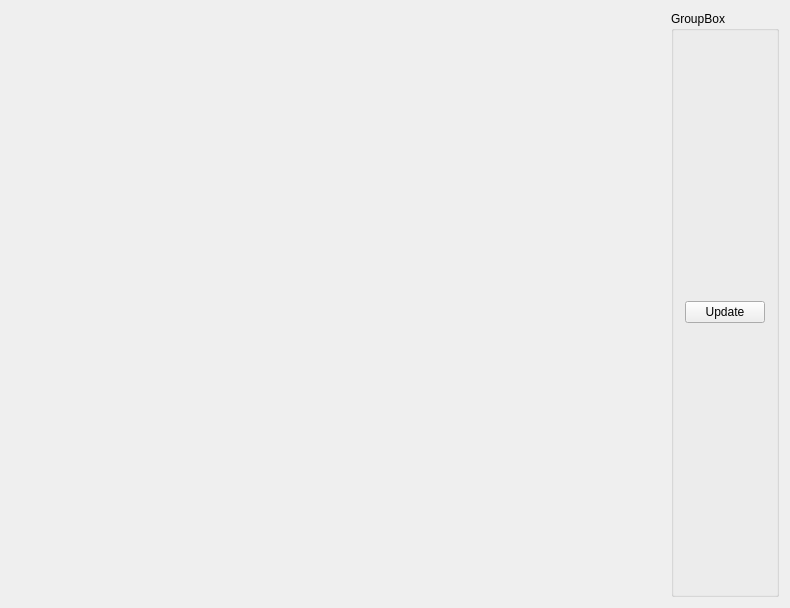
<?xml version="1.0" encoding="UTF-8"?>
<ui version="4.0">
 <class>CWidget</class>
 <widget class="QWidget" name="CWidget">
  <property name="geometry">
   <rect>
    <x>0</x>
    <y>0</y>
    <width>790</width>
    <height>608</height>
   </rect>
  </property>
  <property name="windowTitle">
   <string>CImageShowWidget</string>
  </property>
  <layout class="QGridLayout" name="gridLayout" columnstretch="1,0">
   <item row="0" column="1">
    <widget class="QGroupBox" name="groupBox">
     <property name="title">
      <string>GroupBox</string>
     </property>
     <layout class="QGridLayout" name="gridLayout_2">
      <item row="0" column="0">
       <widget class="QPushButton" name="btn_Update">
        <property name="text">
         <string>Update</string>
        </property>
       </widget>
      </item>
     </layout>
    </widget>
   </item>
   <item row="0" column="0">
    <widget class="QWidget" name="widget" native="true">
     <layout class="QHBoxLayout" name="horizontalLayout"/>
    </widget>
   </item>
  </layout>
 </widget>
 <layoutdefault spacing="6" margin="11"/>
 <resources>
  <include location="ImageShowWidget.qrc"/>
 </resources>
 <connections/>
</ui>
